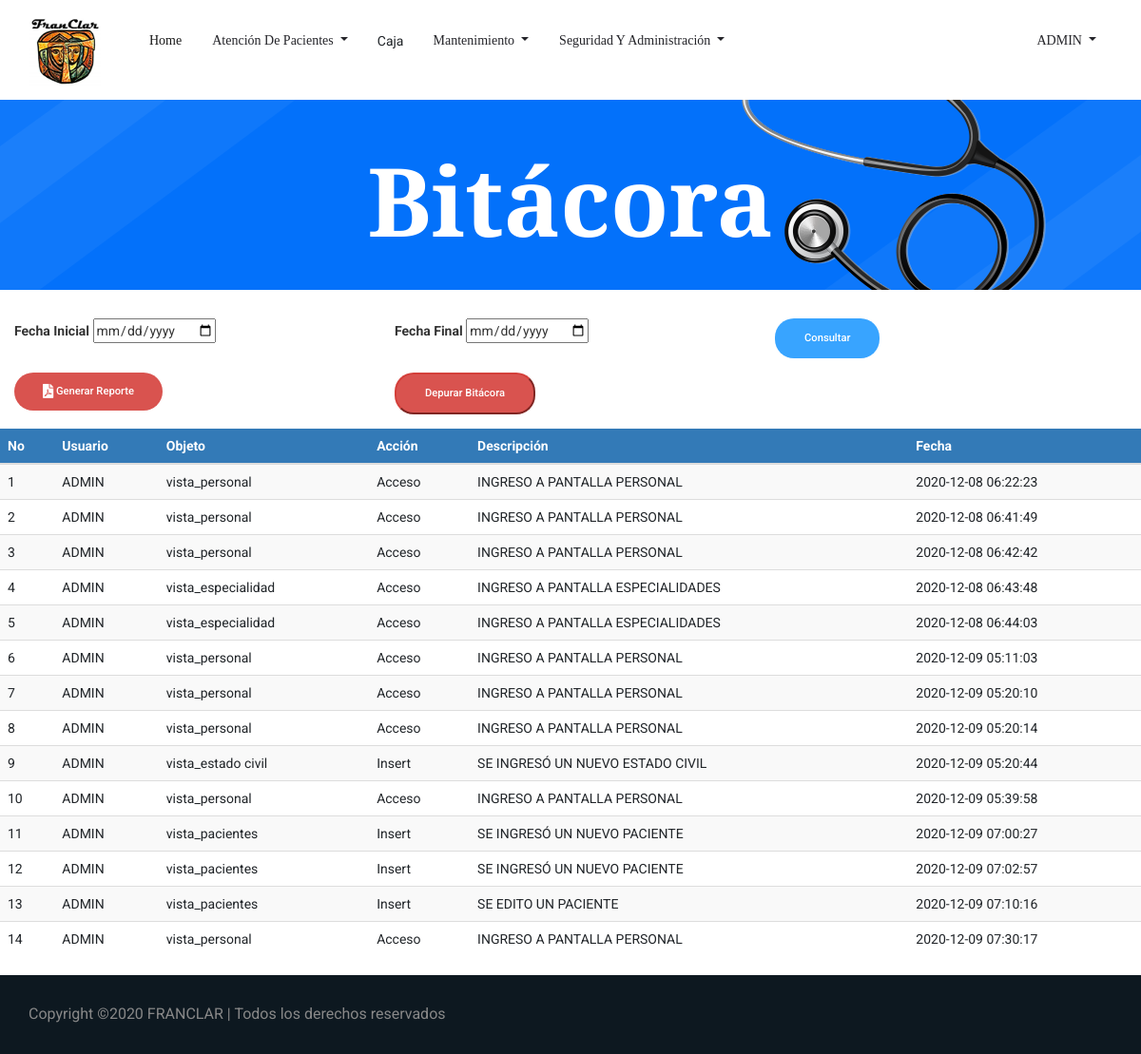
/bitacora.php (signed in), run on an earlier commit of the app's database.
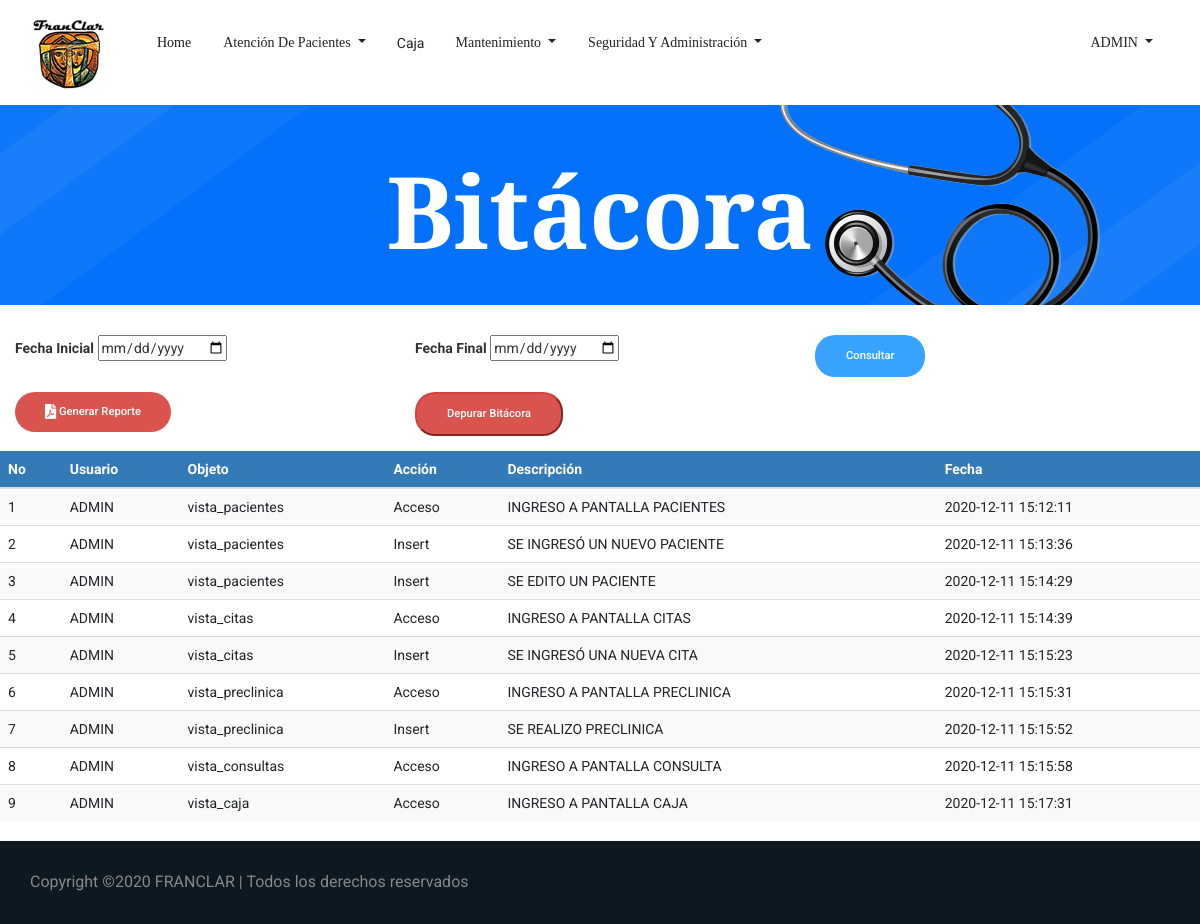
And on a later commit of the database.
### tables this page shows
CREATE TABLE `tbl_bitacora_evento` (
  `id_bitacora_evento` int(11) NOT NULL,
  `fecha_evento` timestamp NOT NULL DEFAULT current_timestamp(),
  `id_usuario` bigint(3) NOT NULL,
  `id_objeto` bigint(3) NOT NULL,
  `Accion` varchar(30) NOT NULL,
  `Descripcion` varchar(100) NOT NULL
);

CREATE TABLE `tbl_usuario` (
  `ID_Usuario` bigint(3) NOT NULL,
  `ID_Empleado` int(3) NOT NULL,
  `ID_Estado` int(3) NOT NULL,
  `Nom_Usuario` varchar(50) NOT NULL,
  `email` varchar(30) NOT NULL,
  `Contraseña` varchar(30) NOT NULL,
  `ID_Rol` bigint(3) NOT NULL,
  `Ult_Conexion` date DEFAULT NULL,
  `Primer_Ingreso` int(1) NOT NULL,
  `token` varchar(50) DEFAULT NULL,
  `token_password` varchar(100) DEFAULT NULL,
  `password_request` int(11) DEFAULT NULL,
  `Fec_venc` date DEFAULT NULL,
  `Usuario_crea` bigint(3) DEFAULT NULL,
  `Fec_crea` date DEFAULT NULL,
  `Usuario_modif` bigint(3) DEFAULT NULL,
  `Fec_modif` date DEFAULT NULL,
  `preguntas_contestadas` int(11) DEFAULT NULL
);

CREATE TABLE `tbl_objetos` (
  `id_objeto` bigint(3) NOT NULL,
  `objeto` varchar(25) NOT NULL
);

### bitacora.php (the view, shortened to what this page needs)
<!doctype html>
<html lang="es">
<?php
include 'head.php'
?>
<body>
    <?php
    include 'header.php';
    ?>
    <section class="breadcrumb_part breadcrumb_bg">
        <div class="container">
            <div class="row">
                <div class="col-lg-12">
                    <div class="breadcrumb_iner">
                        <div class="breadcrumb_iner_item">
                            <h2>Bitácora</h2>
                        </div>
                    </div>
                </div>
            </div>
        </div>
    </section>
        <form method="POST" action="bitacora_por_fecha.php" autocomplete="off">
        <br>
            <div class="form-group col-md-4" >
                <label for="inicio_fecha">Fecha Inicial</label>
                <input type="date" id="inicio_fecha" name="inicio_fecha" value="">
                </div>
                <div class="form-group col-md-4" >
                <label for="final_fecha">Fecha Final</label>
                <input type="date" id="final_fecha" name="final_fecha" value="">
                </div>
                <div class="form-group col-md-4" >
                <input type="submit" id="btn_submit" class="genric-btn info circle" name="enviar" value="Consultar" >
                </div>
                <div class="form-group col-md-4">
                <a class="genric-btn btn-danger circle" href="../FRANCLAR/Reportes-PDF/ReporteBitacora.php">
                <i class="fas fa-file-pdf fa-lg"> </i> Generar Reporte</a>
                </div>
                <div class="form-group col-md-4">
                <input type="submit" id="btn_submit" class="genric-btn btn-danger circle" name="depuraraBitacora" value="Depurar Bitácora" >
            </div>
        </form>
	    <br>
		<br>
		<br>
		<div class="table-responsive">
			<table id="datatableUsuarios" class="table table-striped table-hover">
			    <thead>
				<tr>
				    <th>No</th>
                    <th>Usuario</th>
					<th>Objeto</th>
					<th>Acción</th>
                    <th>Descripción</th>
                    <th>Fecha</th>
				</tr>
				</thead>
				<tbody>
				<?php
				$sql = mysqli_query($con, "SELECT tbl_bitacora_evento.id_bitacora_evento,
				tbl_usuario.id_usuario,
                tbl_usuario.Nom_Usuario,
				tbl_objetos.id_objeto,
                tbl_objetos.objeto,
				tbl_bitacora_evento.Accion,
				tbl_bitacora_evento.Descripcion,
				tbl_bitacora_evento.fecha_evento FROM tbl_bitacora_evento
				INNER JOIN tbl_usuario on tbl_bitacora_evento.id_usuario = tbl_usuario.ID_Usuario
				INNER JOIN tbl_objetos on tbl_bitacora_evento.id_objeto = tbl_objetos.id_objeto");
				if(mysqli_num_rows($sql) == 0){
					echo '<tr><td colspan="8">No hay datos.</td></tr>';
				}else{
					while($row = mysqli_fetch_assoc($sql)){
						echo '
						<tr>
                            <td>'.$row['id_bitacora_evento'].'</td>
                            <td>'.$row['Nom_Usuario'].'</td>
                            <td>'.$row['objeto'].'</td>
                            <td>'.$row['Accion'].'</td>
                            <td>'.$row['Descripcion'].'</td>
                            <td>'.$row['fecha_evento'].'</td>
						</tr>
						';
					}
				}
				?>
			</table>
		 </div>
    <?php
        include 'Copyright.php'
    ?>
</body>
</html>

### head.php (shortened to what this page needs)
<head>
  <link href="css/style_nav.css" rel="stylesheet">
  <link rel="stylesheet" href="css/bootstrap.min.css">
  <link href="font-awesome/css/font-awesome.min.css" rel="stylesheet">
  <link rel="stylesheet" href="https://use.fontawesome.com/releases/v5.8.2/css/all.css">
  <link rel="stylesheet" href="css/animate.css">
  <link rel="stylesheet" href="css/owl.carousel.min.css">
  <link rel="stylesheet" href="css/themify-icons.css">
  <link rel="stylesheet" href="css/flaticon.css">
  <link rel="stylesheet" href="css/magnific-popup.css">
  <link rel="stylesheet" href="css/nice-select.css">
  <link rel="stylesheet" href="css/slick.css">
  <link rel="stylesheet" href="https://maxcdn.bootstrapcdn.com/bootstrap/3.4.0/css/bootstrap.min.css">
  <link rel="stylesheet" href="css/style.css">
  <link rel="stylesheet" href="https://cdnjs.cloudflare.com/ajax/libs/font-awesome/4.7.0/css/font-awesome.min.css">
  <link href="css/bootstrap-datepicker.css" rel="stylesheet">
    <link href='lib/main.css' rel='stylesheet' />
    <link rel="stylesheet" href="css/main.css">
    <link rel="stylesheet" type="text/css" href="datatables/datatables.min.css"/>
    <link rel="stylesheet"  type="text/css" href="datatables/DataTables-1.10.18/css/dataTables.bootstrap4.min.css">
  <link href="https://cdn.jsdelivr.net/npm/select2@4.1.0-beta.1/dist/css/select2.min.css" rel="stylesheet" />
</head>

### header.php (shortened to what this page needs)
<?php
$usuario=$_SESSION['Nom_Usuario'];
$rolUsuario=$_SESSION['ID_Rol'];
?>
<?php
switch ($rolUsuario) {
    case '1':?>
       <header class="main_menu">
        <div class="container">
            <div class="row align-items-center">
                <div class="col-lg-12">
                    <nav class="navbar navbar-expand-lg navbar-light">
                        <a class="navbar-brand" href="index.php"> <img src="img/franclar_logo.png" srcset="img/franclar_logo.png 800w" sizes= "(min-width: 1000px) 50vw, (min-width: 800px) 80vw, (min-width: 600px) 100vw, (min-width: 300px) 145vw, , (min-width: 250px) 100vw, (min-width: 100px) 100vw" alt="logo"> </a>
                        <div class="collapse navbar-collapse main-menu-item justify-content-center"
                            id="navbarSupportedContent">
                            <ul class="navbar-nav align-items-center">
                                <li class="nav-item active">
                                    <a class="nav-link" href="Index.php">Home</a>
                                </li>
                                <li class="nav-item dropdown">
                                    <a class="nav-link dropdown-toggle" href="#" id="navbarDropdown"
                                    role="button" data-toggle="dropdown" aria-haspopup="true" aria-expanded="false">
                                    Atención de Pacientes
                                </a>
                                </li>
                                <li class="nav-item active">
                                <button type="submit" name="caja" class="dropdown-item">
                                            Caja
                                </button>
                                </li>
                            <li class="nav-item dropdown">
                                <a class="nav-link dropdown-toggle" href="#" id="navbarDropdown"
                                role="button" data-toggle="dropdown" aria-haspopup="true" aria-expanded="false">
                                Mantenimiento
                            </a>
                                </li>
                                <li class="nav-item dropdown">
                                    <a class="nav-link dropdown-toggle" href="#" id="navbarDropdown"
                                    role="button" data-toggle="dropdown" aria-haspopup="true" aria-expanded="false">
                                        Seguridad y Administración
                                    </a>
                                </li>
                            </ul>
                        </div>
                        <div class="row">
                        <div class="col collapse navbar-collapse main-menu-item justify-content-center" id="navbarSupportedContent">
                            <ul class="navbar-nav align-items-center">
                                <li class="nav-item dropdown float-right">
                                    <a class="nav-link dropdown-toggle" href="#" id="navbarDropdown"
                                    role="button" data-toggle="dropdown" aria-haspopup="true" aria-expanded="false">
                                    <?php echo $usuario?>
                                    </a>
                                </li>
                            </ul>
                        </div>
                    </div>
                    </nav>
                </div>
            </div>
        </div>
    </header>
<?php
        break;
        ?>
<?php }?>

### Copyright.php
<footer class="footer-area">
    <div class="copyright_part">
                <div class="container">
                    <div class="row align-items-center">
                        <p class="footer-text m-0 col-lg-8 col-md-12">
    Copyright &copy;<script>document.write(new Date().getFullYear());</script> FRANCLAR | Todos los derechos reservados
    </p>
                    </div>
                </div>
            </div>
</footer>

### css/main.css (style rules this page uses)
table th { background-color: #337ab7 !important; color: white; }
table>tbody>tr>td { vertical-align: middle !important; }

What changed in the data, as far as the page shows it:
removed tbl_bitacora_evento: id_bitacora_evento "10", id_usuario.Nom_Usuario "ADMIN", id_objeto.objeto "vista_personal", Accion "Acceso", Descripcion "INGRESO A PANTALLA PERSONAL", fecha_evento "2020-12-09 05:39:58"
removed tbl_bitacora_evento: id_bitacora_evento "11", id_usuario.Nom_Usuario "ADMIN", id_objeto.objeto "vista_pacientes", Accion "Insert", Descripcion "SE INGRESÓ UN NUEVO PACIENTE", fecha_evento "2020-12-09 07:00:27"
removed tbl_bitacora_evento: id_bitacora_evento "12", id_usuario.Nom_Usuario "ADMIN", id_objeto.objeto "vista_pacientes", Accion "Insert", Descripcion "SE INGRESÓ UN NUEVO PACIENTE", fecha_evento "2020-12-09 07:02:57"
removed tbl_bitacora_evento: id_bitacora_evento "13", id_usuario.Nom_Usuario "ADMIN", id_objeto.objeto "vista_pacientes", Accion "Insert", Descripcion "SE EDITO UN PACIENTE", fecha_evento "2020-12-09 07:10:16"
removed tbl_bitacora_evento: id_bitacora_evento "14", id_usuario.Nom_Usuario "ADMIN", id_objeto.objeto "vista_personal", Accion "Acceso", Descripcion "INGRESO A PANTALLA PERSONAL", fecha_evento "2020-12-09 07:30:17"
changed tbl_bitacora_evento id 1: id_objeto.objeto "vista_personal" → "vista_pacientes"; Descripcion "INGRESO A PANTALLA PERSONAL" → "INGRESO A PANTALLA PACIENTES"; fecha_evento "2020-12-08 06:22:23" → "2020-12-11 15:12:11"
changed tbl_bitacora_evento id 2: id_objeto.objeto "vista_personal" → "vista_pacientes"; Accion "Acceso" → "Insert"; Descripcion "INGRESO A PANTALLA PERSONAL" → "SE INGRESÓ UN NUEVO PACIENTE"; fecha_evento "2020-12-08 06:41:49" → "2020-12-11 15:13:36"
changed tbl_bitacora_evento id 3: id_objeto.objeto "vista_personal" → "vista_pacientes"; Accion "Acceso" → "Insert"; Descripcion "INGRESO A PANTALLA PERSONAL" → "SE EDITO UN PACIENTE"; fecha_evento "2020-12-08 06:42:42" → "2020-12-11 15:14:29"
changed tbl_bitacora_evento id 4: id_objeto.objeto "vista_especialidad" → "vista_citas"; Descripcion "INGRESO A PANTALLA ESPECIALIDADES" → "INGRESO A PANTALLA CITAS"; fecha_evento "2020-12-08 06:43:48" → "2020-12-11 15:14:39"
changed tbl_bitacora_evento id 5: id_objeto.objeto "vista_especialidad" → "vista_citas"; Accion "Acceso" → "Insert"; Descripcion "INGRESO A PANTALLA ESPECIALIDADES" → "SE INGRESÓ UNA NUEVA CITA"; fecha_evento "2020-12-08 06:44:03" → "2020-12-11 15:15:23"
changed tbl_bitacora_evento id 6: id_objeto.objeto "vista_personal" → "vista_preclinica"; Descripcion "INGRESO A PANTALLA PERSONAL" → "INGRESO A PANTALLA PRECLINICA"; fecha_evento "2020-12-09 05:11:03" → "2020-12-11 15:15:31"
changed tbl_bitacora_evento id 7: id_objeto.objeto "vista_personal" → "vista_preclinica"; Accion "Acceso" → "Insert"; Descripcion "INGRESO A PANTALLA PERSONAL" → "SE REALIZO PRECLINICA"; fecha_evento "2020-12-09 05:20:10" → "2020-12-11 15:15:52"
changed tbl_bitacora_evento id 8: id_objeto.objeto "vista_personal" → "vista_consultas"; Descripcion "INGRESO A PANTALLA PERSONAL" → "INGRESO A PANTALLA CONSULTA"; fecha_evento "2020-12-09 05:20:14" → "2020-12-11 15:15:58"
changed tbl_bitacora_evento id 9: id_objeto.objeto "vista_estado civil" → "vista_caja"; Accion "Insert" → "Acceso"; Descripcion "SE INGRESÓ UN NUEVO ESTADO CIVIL" → "INGRESO A PANTALLA CAJA"; fecha_evento "2020-12-09 05:20:44" → "2020-12-11 15:17:31"
